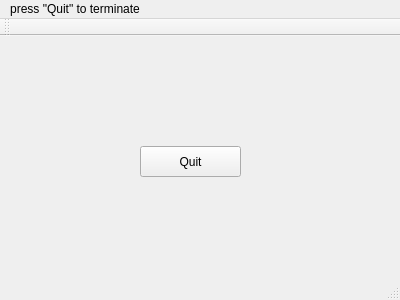
<?xml version="1.0" encoding="UTF-8"?>
<ui version="4.0">
 <class>MainWindow</class>
 <widget class="QMainWindow" name="MainWindow">
  <property name="geometry">
   <rect>
    <x>0</x>
    <y>0</y>
    <width>400</width>
    <height>300</height>
   </rect>
  </property>
  <property name="windowTitle">
   <string>MainWindow</string>
  </property>
  <widget class="QWidget" name="centralWidget">
   <widget class="QPushButton" name="pushButton">
    <property name="geometry">
     <rect>
      <x>140</x>
      <y>110</y>
      <width>101</width>
      <height>31</height>
     </rect>
    </property>
    <property name="text">
     <string>Quit</string>
    </property>
   </widget>
  </widget>
  <widget class="QMenuBar" name="menuBar">
   <property name="geometry">
    <rect>
     <x>0</x>
     <y>0</y>
     <width>400</width>
     <height>27</height>
    </rect>
   </property>
   <widget class="QMenu" name="menuPress_Quit_to_terminate">
    <property name="title">
     <string>press &quot;Quit&quot; to terminate</string>
    </property>
   </widget>
   <addaction name="menuPress_Quit_to_terminate"/>
  </widget>
  <widget class="QToolBar" name="mainToolBar">
   <attribute name="toolBarArea">
    <enum>TopToolBarArea</enum>
   </attribute>
   <attribute name="toolBarBreak">
    <bool>false</bool>
   </attribute>
  </widget>
  <widget class="QStatusBar" name="statusBar"/>
 </widget>
 <layoutdefault spacing="6" margin="11"/>
 <resources/>
 <connections>
  <connection>
   <sender>pushButton</sender>
   <signal>clicked()</signal>
   <receiver>MainWindow</receiver>
   <slot>close()</slot>
   <hints>
    <hint type="sourcelabel">
     <x>234</x>
     <y>171</y>
    </hint>
    <hint type="destinationlabel">
     <x>260</x>
     <y>229</y>
    </hint>
   </hints>
  </connection>
 </connections>
</ui>
